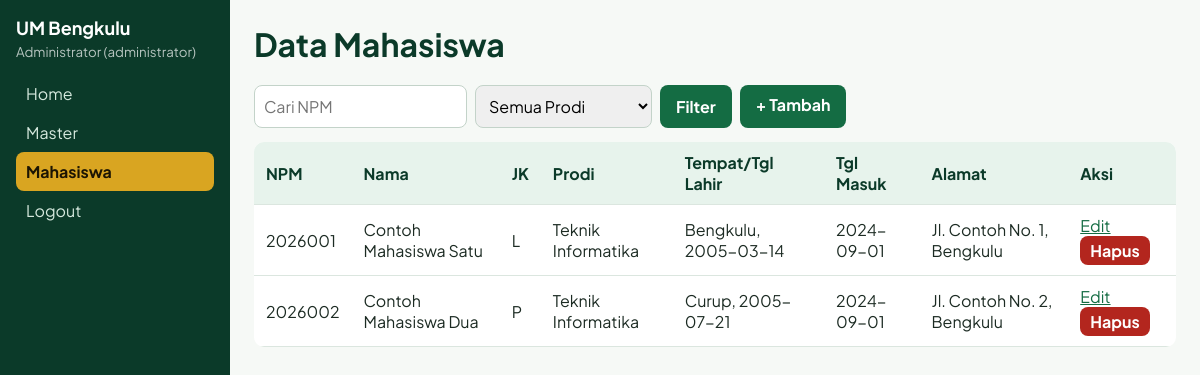
/mahasiswa.php (signed in), run on the app's committed database.
### tables this page shows
CREATE TABLE `mahasiswa` (
  `npm`             VARCHAR(15)  NOT NULL,
  `nama_mahasiswa`  VARCHAR(100) NOT NULL,
  `jenis_kelamin`   ENUM('L','P') NOT NULL,
  `tempat_lahir`    VARCHAR(50)  NOT NULL,
  `tanggal_lahir`   DATE         NOT NULL,
  `tanggal_masuk`   DATE         NOT NULL,
  `alamat`          TEXT         NOT NULL,
  `password`        VARCHAR(255) NOT NULL,
  `kode_prodi`      VARCHAR(10)  NOT NULL,
  PRIMARY KEY (`npm`),
  KEY `fk_mhs_prodi` (`kode_prodi`),
  CONSTRAINT `fk_mhs_prodi` FOREIGN KEY (`kode_prodi`)
    REFERENCES `program_studi` (`kode_prodi`) ON UPDATE CASCADE ON DELETE RESTRICT
);

CREATE TABLE `program_studi` (
  `kode_prodi`         VARCHAR(10)  NOT NULL,
  `nama_program_studi` VARCHAR(100) NOT NULL,
  `kode_fakultas`      VARCHAR(10)  NOT NULL,
  PRIMARY KEY (`kode_prodi`),
  KEY `fk_prodi_fakultas` (`kode_fakultas`),
  CONSTRAINT `fk_prodi_fakultas` FOREIGN KEY (`kode_fakultas`)
    REFERENCES `fakultas` (`kode_fakultas`) ON UPDATE CASCADE ON DELETE RESTRICT
);

### mahasiswa.php (the view, shortened to what this page needs)
<?php require 'auth.php'; izin('administrator','prodi','mahasiswa'); $u=$_SESSION['u'];
$w=[];$t='';$p=[];
$sql="SELECT m.*,ps.nama_program_studi FROM mahasiswa m JOIN program_studi ps USING(kode_prodi)".($w?' WHERE '.implode(' AND ',$w):'').' ORDER BY m.npm';
$d=rows(q($sql,$t,...$p)); atas('Data Mahasiswa');
if(role()!='mahasiswa'){?><form class="f" method="get"><input name="npm" placeholder="Cari NPM" value="<?=e($_GET['npm']??'')?>">
<?php if(role()=='administrator'){?><select name="prodi"><option value="">Semua Prodi</option></select><?php }?>
<button>Filter</button><?php if(role()=='administrator')echo '<a class="btn" href="mahasiswa_form.php">+ Tambah</a>';?></form><?php }?>
<table><tr><th>NPM</th><th>Nama</th><th>JK</th><th>Prodi</th><th>Tempat/Tgl Lahir</th><th>Tgl Masuk</th><th>Alamat</th><?=role()!='prodi'?'<th>Aksi</th>':''?></tr>
<?php foreach($d as $r){?><tr><td><?=e($r['npm'])?></td><td><?=e($r['nama_mahasiswa'])?></td><td><?=e($r['jenis_kelamin'])?></td><td><?=e($r['nama_program_studi'])?></td>
<td><?=e($r['tempat_lahir'].', '.$r['tanggal_lahir'])?></td><td><?=e($r['tanggal_masuk'])?></td><td><?=e($r['alamat'])?></td>
<?php if(role()!='prodi'){?><td><a href="mahasiswa_form.php?npm=<?=urlencode($r['npm'])?>">Edit</a>
<?php if(role()=='administrator'){?><form method="post" style="display:inline" onsubmit="return confirm('Hapus?')"><button name="hapus" value="<?=e($r['npm'])?>" class="d">Hapus</button></form><?php }?></td><?php }?></tr><?php }?></table>
<?php bawah();

### auth.php (shortened to what this page needs)
<?php
require __DIR__.'/koneksi.php';
function e($v){return htmlspecialchars((string)$v,ENT_QUOTES,'UTF-8');}
function q($sql,$t='',...$p){global $koneksi;$s=$koneksi->prepare($sql);if($t)$s->bind_param($t,...$p);$s->execute();return $s;}
function rows($s){return $s->get_result()->fetch_all(MYSQLI_ASSOC);}
function role(){return $_SESSION['u']['role']??'';}
function atas($judul){
 $m=basename($_SERVER['PHP_SELF']);$a=fn($f)=>$m==$f?' class="on"':'';
 echo '<!doctype html><html lang="id"><head><meta charset="utf-8"><meta name="viewport" content="width=device-width,initial-scale=1"><title>'.e($judul).'</title><link rel="stylesheet" href="style.css"></head><body>
 <aside><h2>UM Bengkulu</h2><small>'.e($_SESSION['u']['nama']).' ('.e(role()).')</small>
 <a href="dashboard.php"'.$a('dashboard.php').'>Home</a>';
 if(role()=='administrator'||role()=='prodi'){
  echo '<details'.(in_array($m,['fakultas.php','prodi.php'])?' open':'').'><summary>Master</summary>';
  echo '<a class="sub" href="prodi.php"'.$a('prodi.php').'>Program Studi</a></details>';}
 echo '<a href="mahasiswa.php"'.$a('mahasiswa.php').'>Mahasiswa</a><a href="logout.php">Logout</a></aside><main><h1>'.e($judul).'</h1>';
}
function bawah(){echo '</main></body></html>';}

### style.css (style rules this page uses)
:root { --p:#146c43;--p2:#0f5132;--dk:#0b3a29;--acc:#d9a521;--soft:#e7f3ec;--bg:#f6f9f6;--tx:#1c2b23;--mut:#5b6b62;--line:#dbe6df;--err:#b3261e }
* { box-sizing:border-box }
body { margin:0;font-family:'Plus Jakarta Sans',system-ui,sans-serif;background:var(--bg);color:var(--tx);display:flex;min-height:100vh }
a { color:var(--p) }
aside { width:230px;background:var(--dk);color:#fff;padding:16px;flex-shrink:0 }
aside h2 { margin:0 0 4px;font-size:18px }
aside small { opacity:.7;display:block;margin-bottom:14px }
aside a,aside summary { display:block;color:#d5e8dd;text-decoration:none;padding:9px 10px;border-radius:8px;cursor:pointer }
aside a.on { background:var(--acc);color:#1c1503;font-weight:700 }
main { flex:1;padding:24px;overflow-x:auto }
h1 { margin-top:0;color:var(--dk) }
table { width:100%;border-collapse:collapse;background:#fff;border-radius:10px;overflow:hidden }
th,td { padding:10px 12px;border-bottom:1px solid var(--line);text-align:left }
th { background:var(--soft);color:var(--dk) }
.f { display:flex;gap:8px;margin-bottom:14px;flex-wrap:wrap }
input,select,textarea { padding:9px;border:1px solid #c3d3c9;border-radius:8px;width:100%;font:inherit }
.f input,.f select { width:auto }
button,.btn { background:var(--p);color:#fff;border:0;padding:9px 16px;border-radius:8px;cursor:pointer;text-decoration:none;font:inherit;font-weight:700 }
button.d { background:var(--err);padding:4px 10px }

### data on the page
mahasiswa: npm "2026001", nama_mahasiswa "Contoh Mahasiswa Satu", jenis_kelamin "L", kode_prodi.nama_program_studi "Teknik Informatika", tempat_lahir+tanggal_lahir "Bengkulu, 2005-03-14", tanggal_masuk "2024-09-01", alamat "Jl. Contoh No. 1, Bengkulu"
mahasiswa: npm "2026002", nama_mahasiswa "Contoh Mahasiswa Dua", jenis_kelamin "P", kode_prodi.nama_program_studi "Teknik Informatika", tempat_lahir+tanggal_lahir "Curup, 2005-07-21", tanggal_masuk "2024-09-01", alamat "Jl. Contoh No. 2, Bengkulu"

### other printed values
$_SESSION['u']['nama'] "Administrator"
role() "administrator"
$judul "Data Mahasiswa"
